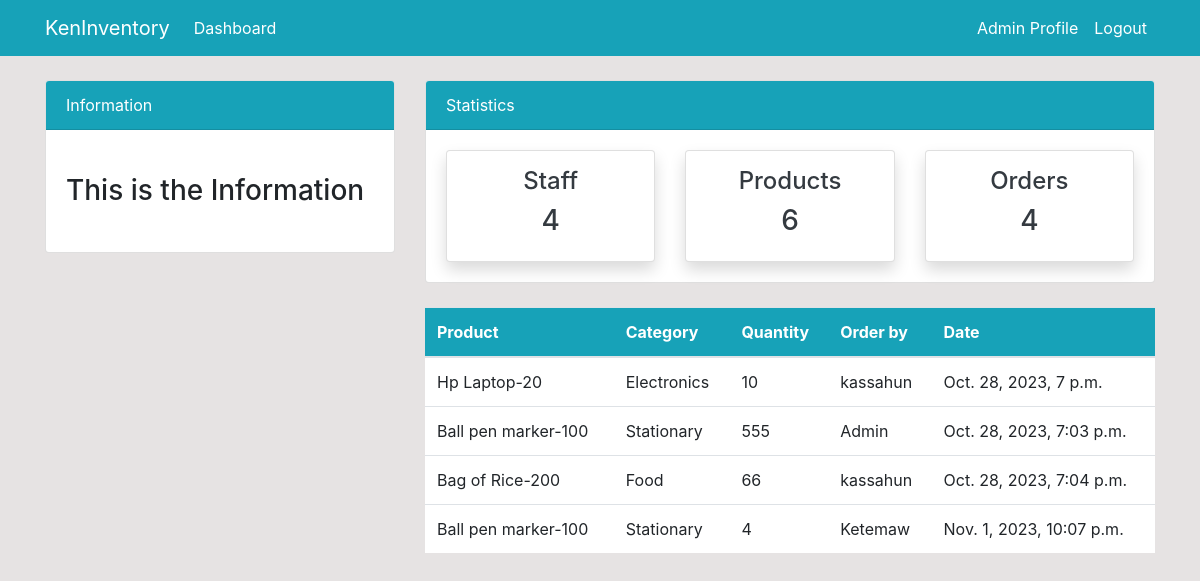
/order/ (signed in), run on the app's committed database.
### dashboared/models.py (models this page shows, shortened)
class Order(models.Model):
    product=models.ForeignKey(Product, on_delete=models.CASCADE, null=True)
    staff=models.ForeignKey(User, models.CASCADE, null=True)
    order_quantity=models.PositiveIntegerField(null=True)
    date=models.DateTimeField(auto_now_add=True)
    class Meta:
            verbose_name_plural='Order'

class Product(models.Model):
    name=models.CharField(max_length=100, null=True)
    category=models.CharField(max_length=100, choices=CATEGORY, null=True)
    quantity=models.PositiveIntegerField(null=True)
    class Meta:
        verbose_name_plural='Product'
    def __str__(self):
        return f'{self.name}-{self.quantity}'

### dashboared/views.py (the view)
# urls.py: path('order/', views.order, name='dashboared-order'),
@login_required(login_url='user-login')
def order(request):  #matched
    orders = Order.objects.all()
    orders_count = orders.count()
    werkers_count = User.objects.all().count()
    product_count = Product.objects.all().count()
    context = {
        'orders': orders,
        'werkers_count':werkers_count,
        'product_count': product_count,
        'orders_count': orders_count,
    }
    return render(request, 'dashboared/order.html', context)

### templates/dashboared/order.html (shortened to what this page needs)
{% extends 'partials/base.html' %}
{% block content%}
{% include 'partials/topnav.html' %}
   <div class="container">
    <div class="row my-4">
        <div class="col-md-4">
        </div>
        <div class="col-md-8">
            <table class="table bg-white">
                <thead class="bg-info">
                    <tr class="text-white">
                        <th scope="col">Product</th>
                        <th scope="col">Category</th>
                        <th scope="col">Quantity</th>
                        <th scope="col">Order by</th>
                        <th scope="col">Date</th>
                    </tr>
                </thead>
                <tbody>
                    {% for orders in orders%}
                    <tr>
                        <td>{{orders.product}}</td>
                        <td>{{orders.product.category}}</td>
                        <td>{{orders.order_quantity}}</td>
                        <td>{{orders.staff.username}}</td>
                        <td>{{orders.date}}</td>
                    </tr>
                    {%endfor%}
                </tbody>
            </table>
        </div>
    </div>
</div>
{% endblock %}

### templates/partials/nav.html (shortened to what this page needs)
  <nav class="navbar navbar-expand-lg navbar-info bg-info">
    {% if user.is_authenticated %}
    <div class="container">
        <a class="navbar-brand text-white" href="{% url 'dashboared-index' %}">KenInventory</a>
        <div class="collapse navbar-collapse" id="navbarSupportedContent">
            <ul class="navbar-nav mr-auto">
                <li class="nav-item active">
                    <a class="nav-link text-white" href="{% url 'dashboared-index' %}">Dashboard </a>
                </li>
            </ul>
            <ul class="navbar-nav ml-auto">
                <li class="nav-item active">
                    <a class="nav-link text-white" href="{%url 'user-profile'%}">{{user.username}} Profile </a>
                </li>
                <li class="nav-item">
                    <a class="nav-link text-white" href="{%url 'user-logout'%}">Logout</a>
                </li>
            </ul>
          {% endif %}
        </div>
    </div>
</nav>

### static/style.css (style rules this page uses)
body { background: rgb(230, 227, 227); }

### data on the page
Order: product "Hp Laptop-20", product.category "Electronics", order_quantity "10", staff.username "kassahun", date "Oct. 28, 2023, 7 p.m."
Order: product "Ball pen marker-100", product.category "Stationary", order_quantity "555", staff.username "Admin", date "Oct. 28, 2023, 7:03 p.m."
Order: product "Bag of Rice-200", product.category "Food", order_quantity "66", staff.username "kassahun", date "Oct. 28, 2023, 7:04 p.m."
Order: product "Ball pen marker-100", product.category "Stationary", order_quantity "4", staff.username "Ketemaw", date "Nov. 1, 2023, 10:07 p.m."

### other printed values
{{ user.username }} "Admin"
{{ werkers_count }} "4"
{{ product_count }} "6"
{{ orders_count }} "4"
